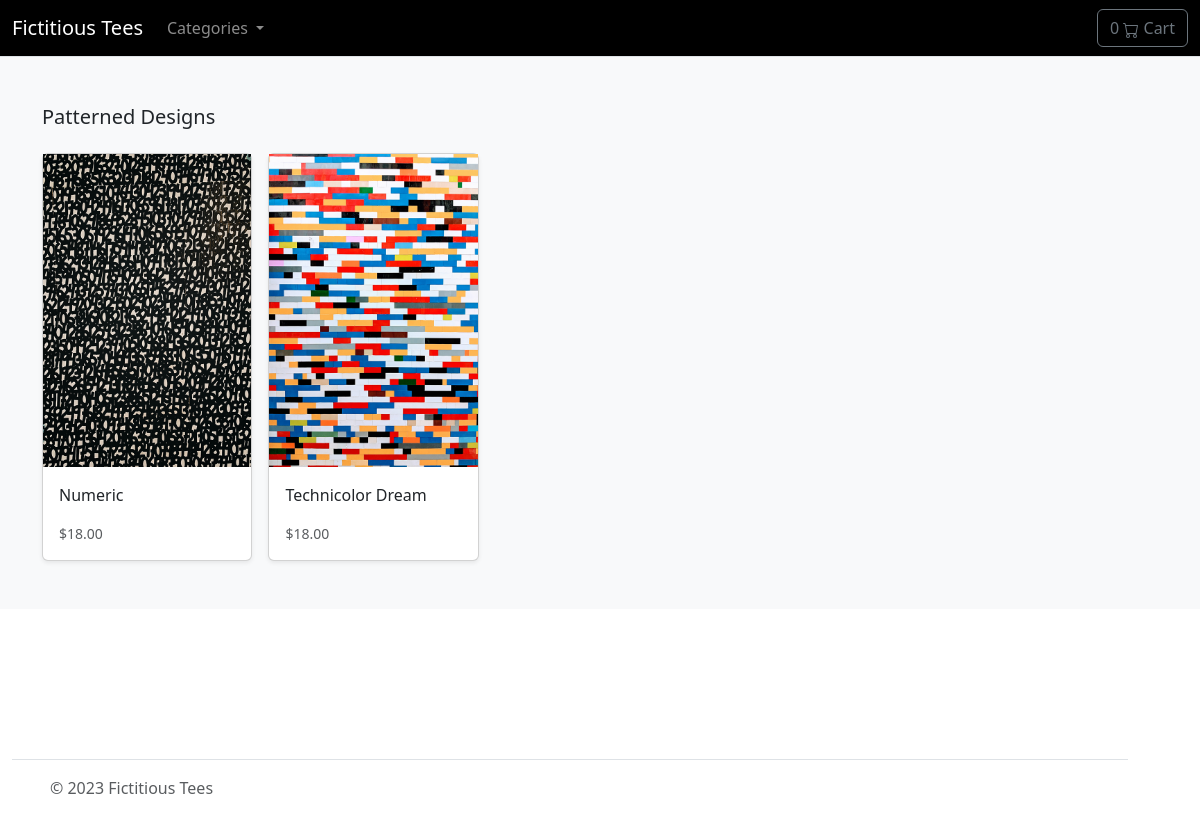
Screenshot of /category/patterned/ with the database file from the repository.
### shop/models.py (models this page shows, shortened)
class Category(models.Model):
	name = models.CharField(max_length=255, db_index=True)
	slug = models.SlugField(max_length=255, unique=True)
	class Meta:
		verbose_name_plural = 'categories'
	def get_absolute_url(self):
		return reverse('shop:category_list', args=[self.slug])

class Design(models.Model):
	category = models.ForeignKey(Category, related_name='design', on_delete=models.CASCADE)
	created_by = models.ForeignKey(User, related_name='design_creator', on_delete=models.CASCADE)
	name = models.CharField(max_length=255)
	description = models.TextField(blank=True)
	image = models.ImageField(upload_to='images/')
	slug = models.SlugField(max_length=255)
	price = models.DecimalField(max_digits=4, decimal_places=2)
	in_stock = models.BooleanField(default=True)
	is_active = models.BooleanField(default=True)
	created = models.DateTimeField(auto_now_add=True)
	updated = models.DateTimeField(auto_now=True)
	objects = models.Manager()
	designs = DesignManager()
	class Meta:
		verbose_name_plural = "Designs"
		ordering = ('-updated',)
	def get_absolute_url(self):
		return reverse('shop:design_detail', args=[self.slug])

### shop/views.py (the view)
# urls.py: path('category/<slug:category_slug>/', views.category_list, name='category_list'),
def category_list(request, category_slug):
	category = get_object_or_404(Category, slug=category_slug)
	designs = Design.objects.filter(category=category)
	return render(request, 'shop/designs/category.html', {'category':category, 'designs':designs})

### cart/cart.py (called while the page is built)
	def __len__(self):
		return sum(item['qty'] for item in self.cart.values())

### cart/context_processors.py (called while the page is built)
def cart(request):
	return{'cart': Cart(request)}

### shop/views.py (called while the page is built)
def categories(request):
	return {'categories':Category.objects.all()}

### templates/shop/designs/category.html (shortened to what this page needs)
{% extends "../base.html" %}
{% load static %}
{% block content %}
<main>
	<div class="album py-5 bg-light">
	  <div class="container">
		<div class="pb-3 h5">{{ category.name }} Designs</div>
		<div class="row row-cols-1 row-cols-sm-2 row-cols-md-5 g-3">
		  {% for design in designs %}
		  <div class="col">
			<div class="card shadow-sm">
			  <a href="{{ design.get_absolute_url }}"><img class="img-fluid" alt="Responsive image" src="{{ design.image.url }}"></a>
			  <div class="card-body">
				<p class="card-text">
				  <a class="text-dark text-decoration-none" href="{{ design.get_absolute_url }}">{{ design.name }}</a>
				</p>
				<div class="d-flex justify-content-between align-items-center">
				  <small class="text-muted">${{ design.price }}</small>
				</div>
			  </div>
			</div>
		  </div>
		  {% endfor %}
		</div>
	  </div>
	</div>
</main>
{% endblock %}

### rows the page displays
Category: name "Patterned"
Design: image (picture), name "Numeric", price "18.00"
Design: image (picture), name "Technicolor Dream", price "18.00"
